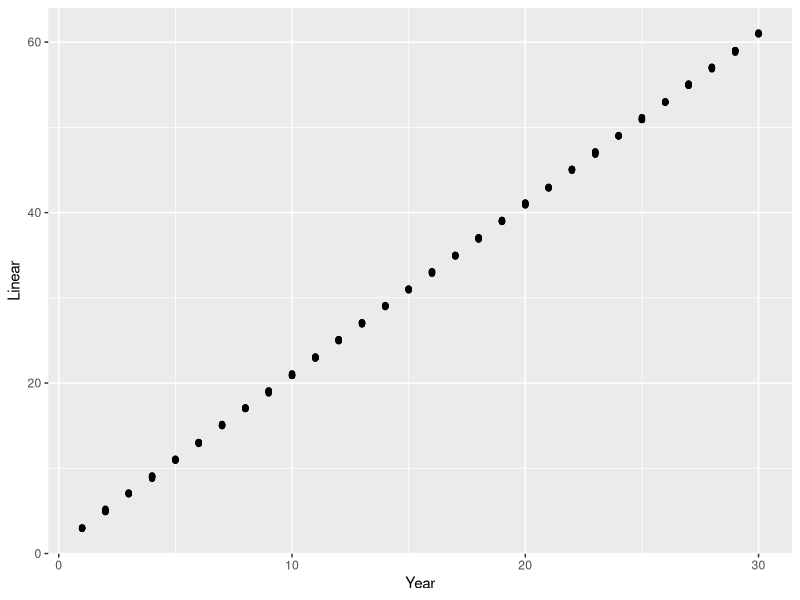
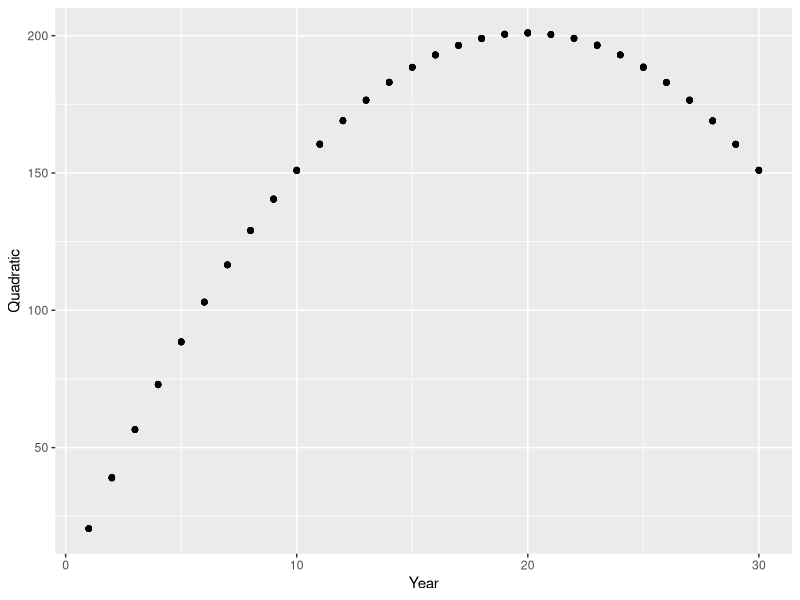
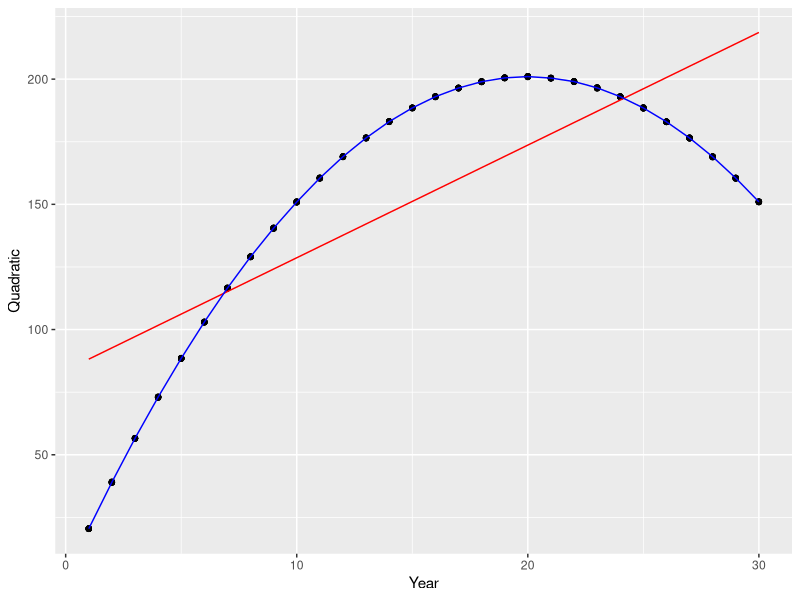
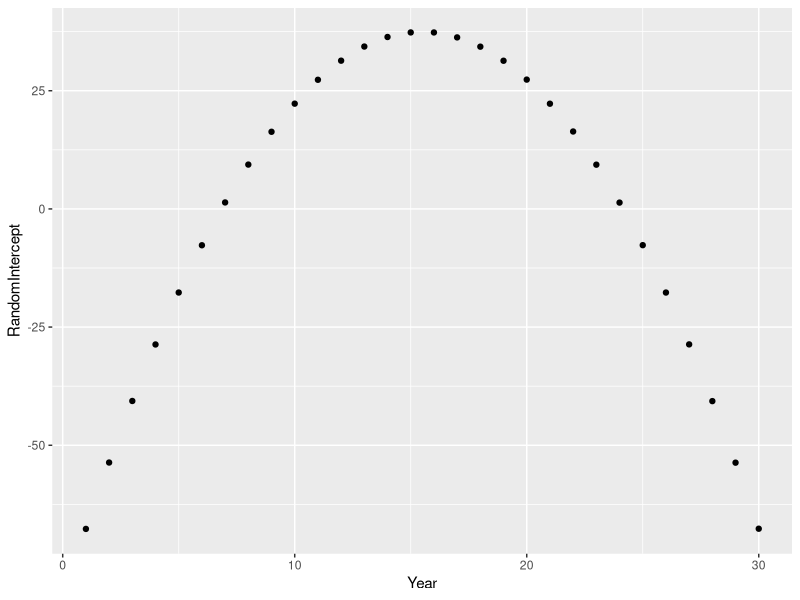
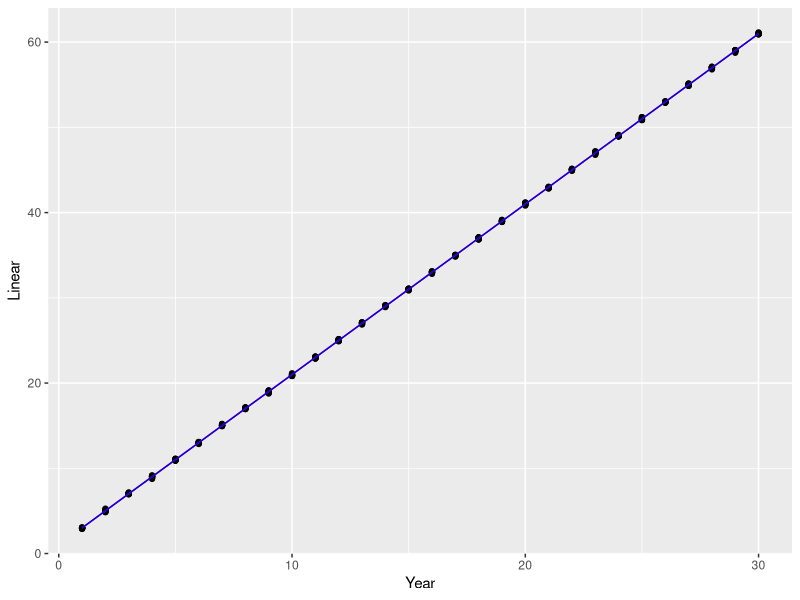

These charts were generated, in order, by the following R code:
## ---- chunk 1
knitr::opts_chunk$set(echo = TRUE)
library(ggplot2)
library(lme4)
## ---- chunk 2
n.year <- 30
n.replicate <- 10
sd.noise <- 0.1
dataset <- expand.grid(
  Replicate =  seq_len(n.replicate),
  Year = seq_len(n.year)
)
dataset$fYear <- factor(dataset$Year)
dataset$Noise <- rnorm(nrow(dataset), mean = 0, sd = sd.noise)
dataset$Linear <- 1 + 2 * dataset$Year + dataset$Noise
dataset$Quadratic <- 1 + 20 * dataset$Year - 0.5 * dataset$Year ^ 2 + 
  dataset$Noise

ggplot(dataset, aes(x = Year, y = Linear)) + geom_point()
ggplot(dataset, aes(x = Year, y = Quadratic)) + geom_point()
## ---- chunk 3
model.quadratric <- lmer(Quadratic ~ Year + (1|Year), data = dataset)
summary(model.quadratric)
dataset$QuadraticPredict <- predict(model.quadratric)
dataset$QuadraticFixed <- predict(model.quadratric, re.form = ~0)
ggplot(dataset, aes(x = Year, y = Quadratic)) + 
  geom_point() + 
  geom_line(aes(y = QuadraticFixed), colour = "red") + 
  geom_line(aes(y = QuadraticPredict), colour = "blue")
## ---- chunk 4
rf <- data.frame(
  Year = seq_len(n.year),
  RandomIntercept = ranef(model.quadratric)$Year[, 1]
)
ggplot(rf, aes(x = Year, y = RandomIntercept)) + geom_point()
## ---- chunk 5
model.linear <- lmer(Linear ~ Year + (1|Year), data = dataset)
summary(model.linear)
dataset$LinearPredict <- predict(model.linear)
dataset$LinearFixed <- predict(model.linear, re.form = ~0)
ggplot(dataset, aes(x = Year, y = Linear)) + 
  geom_point() + 
  geom_line(aes(y = LinearFixed), colour = "red") + 
  geom_line(aes(y = LinearPredict), colour = "blue")
